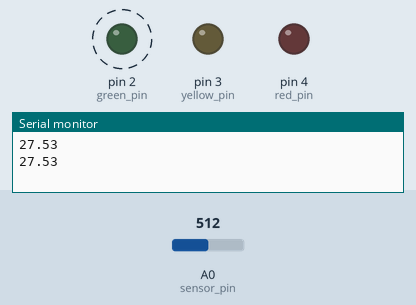
Recording of a sketch running on a simulated Arduino Uno, built with avr-gcc and run on an emulated ATmega328P. Shown: output pins drawn as LEDs (lit = HIGH), the last lines printed to the serial monitor. Dashed ring = blinking. The inputs (shaded band) are chosen by the test bench; at power-on: A0 (sensor_pin) = 512.

Above: at 1.2 s.
1.3 s: A0 (sensor_pin) set to 124
4.3 s: A0 (sensor_pin) set to 102
At 5.01 s:
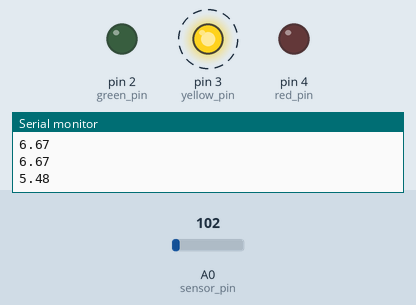
7.3 s: A0 (sensor_pin) set to 81
10.3 s: A0 (sensor_pin) set to 68
At 10.63 s:
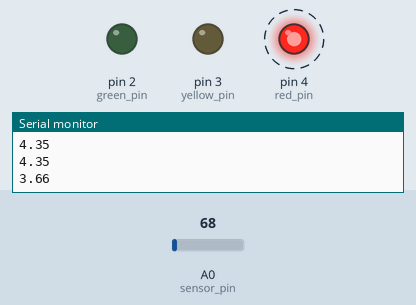
13.3 s: A0 (sensor_pin) set to 122
At 13.44 s:
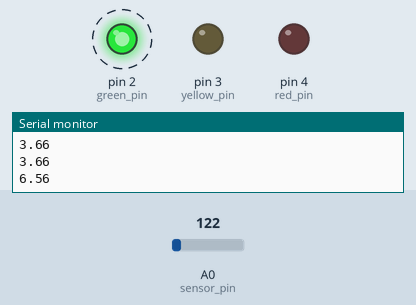
16.3 s: A0 (sensor_pin) set to 0
At 16.7 s:
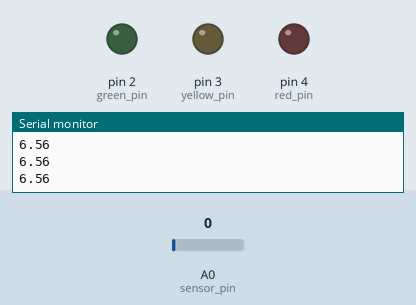
Timing chart, 0 to 20.3 s (numbered marks = the images above; inputs shaded):
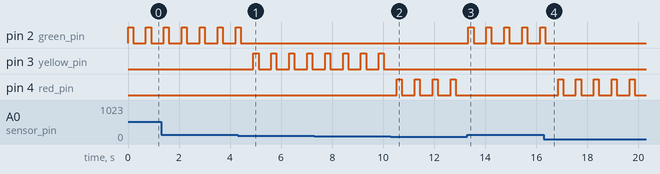

Measured:
- the behaviour switches between 112 and 111 on A0 (sensor_pin) (found by bisection; images 0 and 1)
- the behaviour switches between 75 and 74 on A0 (sensor_pin) (found by bisection; images 1 and 2)
- after the input at 4.3 s, pin 2 (green_pin): goes on until 4.4 s, then stays LOW; pin 3 (yellow_pin): alternates HIGH for 0.20 s and LOW for 0.50 s, starting after 0.62 s
- after the input at 10.3 s, pin 3 (yellow_pin): stops changing and stays LOW; pin 4 (red_pin): alternates HIGH for 0.20 s and LOW for 0.50 s, starting after 0.23 s
- after the input at 13.3 s, pin 2 (green_pin): alternates HIGH for 0.20 s and LOW for 0.50 s, starting at once; pin 4 (red_pin): stops changing and stays LOW
- after the input at 16.3 s, pin 2 (green_pin): goes on until 16.3 s, then stays LOW; pin 4 (red_pin): alternates HIGH for 0.20 s and LOW for 0.50 s, starting after 0.55 s
- by itself, pin 2 (green_pin): alternates HIGH for 0.20 s and LOW for 0.50 s

The sketch:

main.ino
```cpp
int green_pin = 2;
int yellow_pin = 3;
int red_pin = 4;

int sensor_pin = A0;

int low_threshold_voltage = 4.0;
int medium_threshold_voltage = 6.0;

int interval_off_ms = 500;
int interval_on_ms = 200;

int measurements = 10;

int voltage_division_factor = 11;
float input_normalization_factor = 204.6;

void setup() {
  pinMode(green_pin, OUTPUT);
  pinMode(yellow_pin, OUTPUT);
  pinMode(red_pin, OUTPUT);
  Serial.begin(9600);
}

void loop() {

  float voltage_sum = 0;

  for (int i = 0; i < measurements; i++) {
    float sensorValue = analogRead(sensor_pin);
    float volt = (sensorValue / input_normalization_factor) * voltage_division_factor;
    voltage_sum += volt;
  }

  float volt_result = voltage_sum / measurements;

  Serial.println(volt_result);

  if (volt_result >= medium_threshold_voltage) {
    green_on();
  } else if (volt_result < medium_threshold_voltage && volt_result >= low_threshold_voltage) {
    yellow_on();
  } else {
    red_on();
  }
  delay(interval_on_ms);
  all_off();
  delay(interval_off_ms);
}

void green_on() {
  digitalWrite(green_pin, HIGH);
  digitalWrite(yellow_pin, LOW);
  digitalWrite(red_pin, LOW);

}

void yellow_on() {
  digitalWrite(green_pin, LOW);
  digitalWrite(yellow_pin, HIGH);
  digitalWrite(red_pin, LOW);

}

void red_on() {
  digitalWrite(green_pin, LOW);
  digitalWrite(yellow_pin, LOW);
  digitalWrite(red_pin, HIGH);
}

void all_off() {
  digitalWrite(green_pin, LOW);
  digitalWrite(yellow_pin, LOW);
  digitalWrite(red_pin, LOW);
}
```
